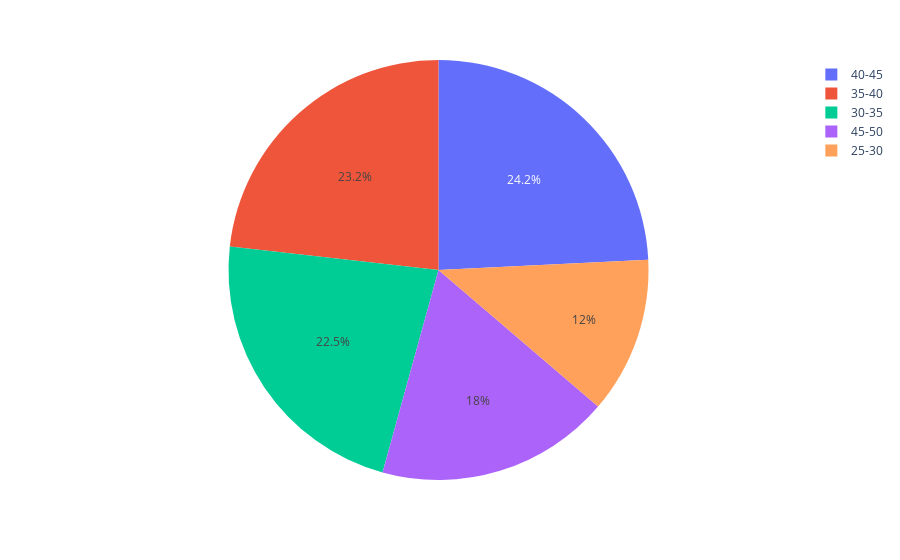

The cell this chart's notebook holds for it:
### Markdown cell above
### 2: Risk factors for postpartum depression: 

The dataset can also be used to identify risk factors for postpartum depression. For example, the age of the mother may be associated with a higher risk of depression, as may problems with bonding with the baby.

### Code cell
felt_anxious = new_df.groupby('Age')['Feeling anxious'].count().reset_index()
fig = px.pie(felt_anxious, values='Feeling anxious', names="Age")
fig.show()

### Figure 1 — Plotly figure (JSON) as saved in the notebook; plotly's stock layout.template omitted (floating-point values rounded to 4 significant figures)
{"data": [{"domain": {"x": [0, 1], "y": [0, 1]}, "hovertemplate": "Age=%{label}<br>Feeling anxious=%{value}<extra></extra>", "labels": ["25-30", "30-35", "35-40", "40-45", "45-50"], "legendgroup": "", "name": "", "showlegend": true, "type": "pie", "values": [181, 338, 349, 364, 271]}], "layout": {"legend": {"tracegroupgap": 0}, "margin": {"t": 60}}}
